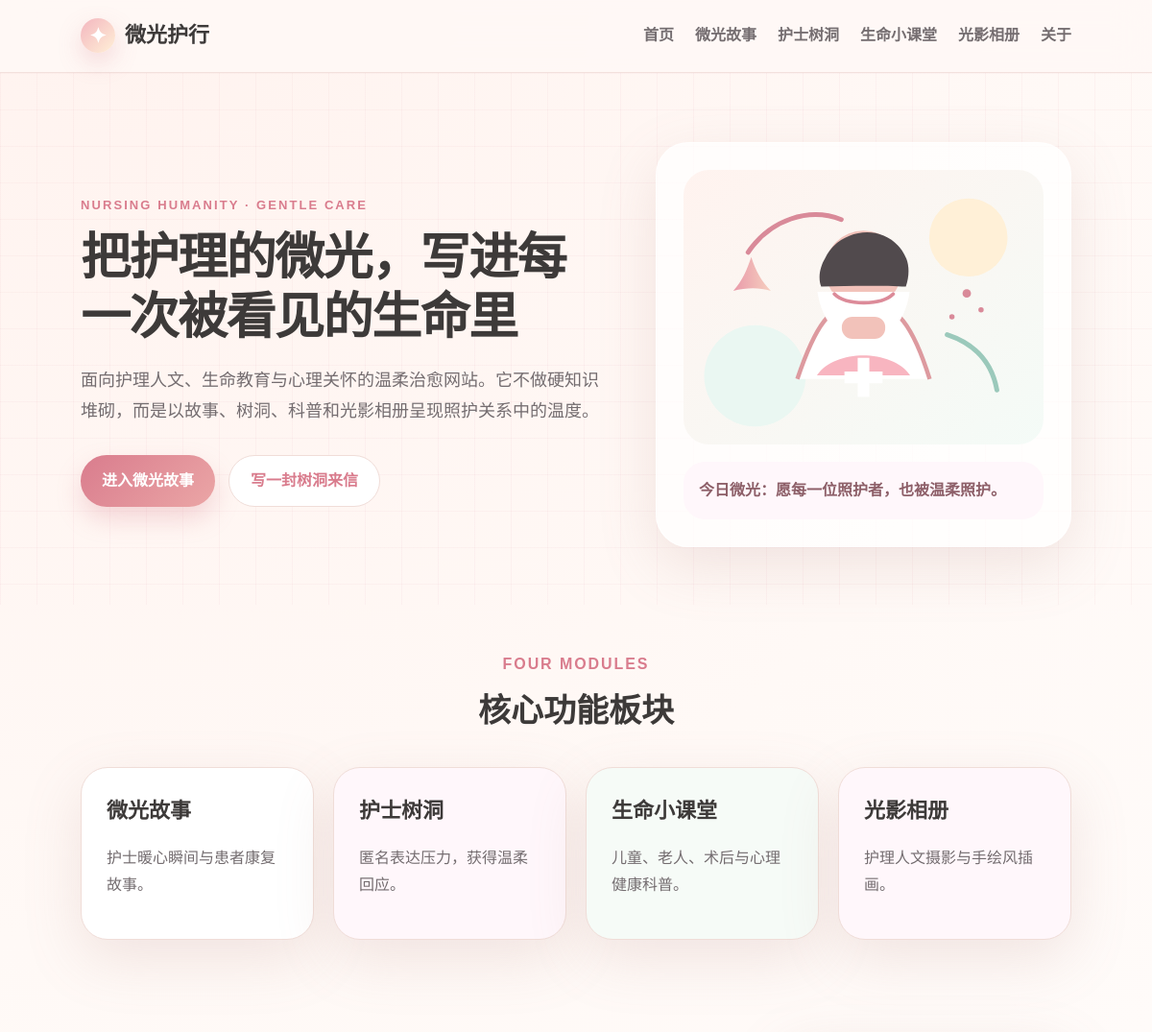
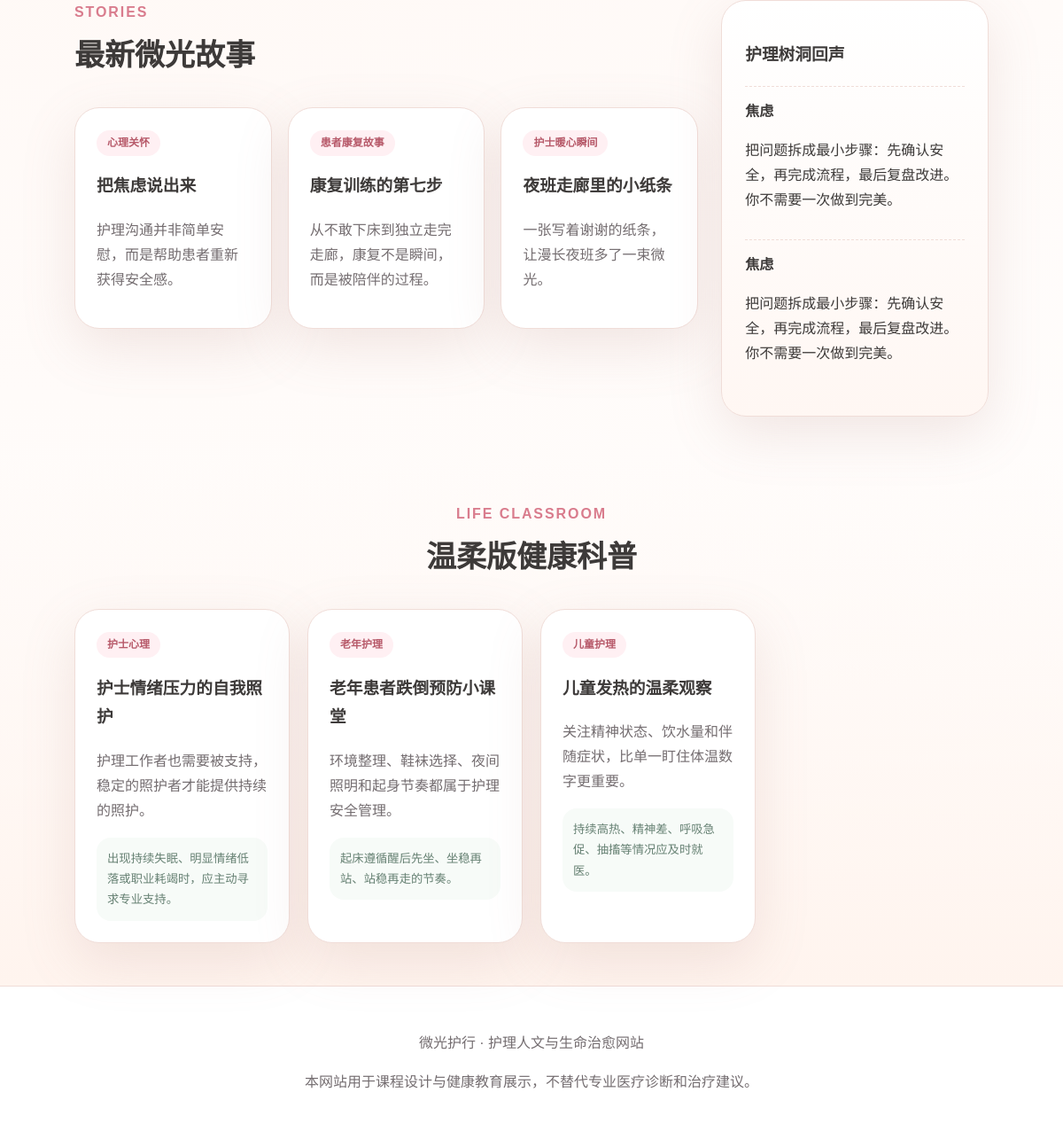
The page / on the database its author committed (2 pictures, top to bottom).
### tables this page shows
CREATE TABLE stories (
                id INTEGER PRIMARY KEY AUTOINCREMENT,
                title TEXT NOT NULL,
                category TEXT NOT NULL,
                author TEXT NOT NULL,
                summary TEXT NOT NULL,
                content TEXT NOT NULL,
                created_at TEXT NOT NULL
            );

CREATE TABLE messages (
                id INTEGER PRIMARY KEY AUTOINCREMENT,
                nickname TEXT NOT NULL,
                emotion TEXT NOT NULL,
                content TEXT NOT NULL,
                reply TEXT NOT NULL,
                created_at TEXT NOT NULL
            );

CREATE TABLE articles (
                id INTEGER PRIMARY KEY AUTOINCREMENT,
                title TEXT NOT NULL,
                category TEXT NOT NULL,
                summary TEXT NOT NULL,
                content TEXT NOT NULL,
                tips TEXT NOT NULL,
                created_at TEXT NOT NULL
            );

### app.py (the view)
@app.route("/")
def index():
    stories = query_all("SELECT * FROM stories ORDER BY id DESC LIMIT 3")
    articles = query_all("SELECT * FROM articles ORDER BY id DESC LIMIT 3")
    messages = query_all("SELECT * FROM messages ORDER BY id DESC LIMIT 2")
    return render_template("index.html", stories=stories, articles=articles, messages=messages)

### app.py (called while the page is built)
def get_db() -> sqlite3.Connection:
    if "db" not in g:
        DATA_DIR.mkdir(exist_ok=True)
        conn = sqlite3.connect(DB_PATH)
        conn.row_factory = sqlite3.Row
        g.db = conn
    return g.db

def query_all(sql: str, params: Iterable[object] = ()) -> list[sqlite3.Row]:
    return get_db().execute(sql, tuple(params)).fetchall()

### templates/index.html (shortened to what this page needs)
{% extends "base.html" %}
{% block content %}
<section class="hero soft-grid">
  <div class="hero-text">
    <p class="eyebrow">Nursing Humanity · Gentle Care</p>
    <h1>把护理的微光，写进每一次被看见的生命里</h1>
    <p class="lead">面向护理人文、生命教育与心理关怀的温柔治愈网站。它不做硬知识堆砌，而是以故事、树洞、科普和光影相册呈现照护关系中的温度。</p>
    <div class="hero-actions">
      <a class="btn primary" href="{{ url_for('stories') }}">进入微光故事</a>
      <a class="btn secondary" href="{{ url_for('treehole') }}">写一封树洞来信</a>
    </div>
  </div>
  <div class="hero-card glass">
    <img src="{{ url_for('static', filename='img/hero_nurse.svg') }}" alt="护理人文插画">
    <div class="pulse-note">今日微光：愿每一位照护者，也被温柔照护。</div>
  </div>
</section>
<section class="section">
  <div class="section-head">
    <span>Four Modules</span>
    <h2>核心功能板块</h2>
  </div>
  <div class="module-grid">
    <a class="module-card" href="{{ url_for('stories') }}"><b>微光故事</b><p>护士暖心瞬间与患者康复故事。</p></a>
    <a class="module-card" href="{{ url_for('treehole') }}"><b>护士树洞</b><p>匿名表达压力，获得温柔回应。</p></a>
    <a class="module-card" href="{{ url_for('classroom') }}"><b>生命小课堂</b><p>儿童、老人、术后与心理健康科普。</p></a>
    <a class="module-card" href="{{ url_for('gallery') }}"><b>光影相册</b><p>护理人文摄影与手绘风插画。</p></a>
  </div>
</section>
<section class="section split-section">
  <div>
    <div class="section-head left"><span>Stories</span><h2>最新微光故事</h2></div>
    <div class="story-list">
      {% for item in stories %}
      <article class="story-card">
        <span class="tag">{{ item.category }}</span>
        <h3>{{ item.title }}</h3>
        <p>{{ item.summary }}</p>
      </article>
      {% endfor %}
    </div>
  </div>
  <aside class="warm-panel">
    <h3>护理树洞回声</h3>
    {% for msg in messages %}
    <div class="mini-message"><strong>{{ msg.emotion }}</strong><p>{{ msg.reply }}</p></div>
    {% endfor %}
  </aside>
</section>
<section class="section classroom-preview">
  <div class="section-head"><span>Life Classroom</span><h2>温柔版健康科普</h2></div>
  <div class="article-grid">
    {% for article in articles %}
    <article class="article-card">
      <span class="tag">{{ article.category }}</span>
      <h3>{{ article.title }}</h3>
      <p>{{ article.summary }}</p>
      <small>{{ article.tips }}</small>
    </article>
    {% endfor %}
  </div>
</section>
{% endblock %}

### templates/base.html (shortened to what this page needs)
<!doctype html>
<html lang="zh-CN">
<head>
  <link rel="stylesheet" href="{{ url_for('static', filename='css/styles.css') }}">
</head>
<body>
  <header class="site-header">
    <a class="brand" href="{{ url_for('index') }}">
      <span class="brand-mark">✦</span>
      <span>微光护行</span>
    </a>
    <nav class="nav">
      <a href="{{ url_for('index') }}">首页</a>
      <a href="{{ url_for('stories') }}">微光故事</a>
      <a href="{{ url_for('treehole') }}">护士树洞</a>
      <a href="{{ url_for('classroom') }}">生命小课堂</a>
      <a href="{{ url_for('gallery') }}">光影相册</a>
      <a href="{{ url_for('about') }}">关于</a>
    </nav>
  </header>
  <main>
    {% block content %}{% endblock %}
  </main>
  <footer class="footer">
    <p>微光护行 · 护理人文与生命治愈网站</p>
    <p>本网站用于课程设计与健康教育展示，不替代专业医疗诊断和治疗建议。</p>
  </footer>
</body>
</html>

### static/css/styles.css (style rules this page uses)
:root { --bg:#fff9f6;--paper:#ffffff;--ink:#3d3a39;--muted:#746d70;--rose:#f3b6bf;--rose-deep:#d97c8d;--mint:#b8ded3;--sage:#8fb7a7;--lav:#c8b9e8;--cream:#fff0d7;--line:#f0ddd8;--shadow:0 20px 60px rgba(174,126,119,.17) }
* { box-sizing:border-box }
body { margin:0;font-family:"Microsoft YaHei","PingFang SC",Arial,sans-serif;background:radial-gradient(circle at 10% 0%,#fff3ef 0,#fff9f6 38%,#fff 100%);color:var(--ink);line-height:1.75 }
.site-header { position:sticky;top:0;z-index:20;display:flex;justify-content:space-between;align-items:center;padding:18px 7vw;background:rgba(255,249,246,.86);backdrop-filter:blur(18px);border-bottom:1px solid rgba(240,221,216,.8) }
.brand { display:flex;gap:10px;align-items:center;text-decoration:none;color:var(--ink);font-weight:800;font-size:22px }
.brand-mark { display:grid;place-items:center;width:36px;height:36px;border-radius:50%;background:linear-gradient(135deg,var(--rose),var(--cream));color:white;box-shadow:0 10px 24px rgba(217,124,141,.25) }
.nav { display:flex;gap:22px;flex-wrap:wrap }
.nav a { text-decoration:none;color:var(--muted);font-weight:600 }
main { min-height:70vh }
.hero { display:grid;grid-template-columns:1.12fr .88fr;gap:48px;align-items:center;padding:72px 7vw 60px }
.soft-grid { background-image:linear-gradient(rgba(217,124,141,.055) 1px,transparent 1px),linear-gradient(90deg,rgba(217,124,141,.055) 1px,transparent 1px);background-size:38px 38px }
.eyebrow { text-transform:uppercase;letter-spacing:.16em;color:var(--rose-deep);font-size:13px;font-weight:800 }
.hero h1,.page-hero h1 { font-size:52px;line-height:1.18;margin:10px 0 20px;letter-spacing:-1.5px }
.lead { font-size:18px;color:var(--muted);max-width:720px }
.hero-actions { display:flex;gap:14px;margin-top:30px }
.btn { display:inline-flex;align-items:center;justify-content:center;border:none;border-radius:999px;padding:12px 22px;text-decoration:none;font-weight:800;cursor:pointer;transition:.22s }
.btn.primary { background:linear-gradient(135deg,var(--rose-deep),#eba6a6);color:white;box-shadow:0 12px 26px rgba(217,124,141,.28) }
.btn.secondary { background:white;color:var(--rose-deep);border:1px solid var(--line) }
.glass { background:rgba(255,255,255,.72);border:1px solid rgba(255,255,255,.7);border-radius:34px;box-shadow:var(--shadow);padding:28px }
.hero-card img { width:100%;display:block }
.pulse-note { margin-top:18px;background:#fff7fb;border-radius:22px;padding:16px;color:#8d5f68;font-weight:700 }
.section { padding:48px 7vw }
.section-head { text-align:center;margin-bottom:28px }
.section-head.left { text-align:left }
.section-head span { color:var(--rose-deep);font-weight:800;letter-spacing:.12em;text-transform:uppercase }
.section-head h2 { font-size:34px;margin:5px 0 }
.module-grid,.article-grid,.gallery-grid { display:grid;grid-template-columns:repeat(4,1fr);gap:20px }
.module-card,.article-card,.story-card,.wide-card,.form-card,.message-card,.photo-card,.warm-panel { background:var(--paper);border:1px solid var(--line);border-radius:28px;box-shadow:var(--shadow) }
.module-card { min-height:174px;padding:26px;text-decoration:none;color:var(--ink);transition:.25s }
.module-card:nth-child(2n) { background:#fff7fb }
.module-card:nth-child(3n) { background:#f6fbf7 }
.module-card b { font-size:22px }
.module-card p,.article-card p,.story-card p,.wide-card p,.photo-card p { color:var(--muted) }
.split-section { display:grid;grid-template-columns:1.4fr .6fr;gap:26px;align-items:start }
.story-list { display:grid;grid-template-columns:repeat(3,1fr);gap:18px }
.story-card,.article-card { padding:24px }
.tag { display:inline-flex;border-radius:999px;background:#fff0f3;color:#b75a6a;padding:4px 12px;font-size:12px;font-weight:800 }
.warm-panel { padding:26px;background:linear-gradient(180deg,#fff,#fff7f3) }
.mini-message { padding:14px 0;border-top:1px dashed var(--line) }
.classroom-preview { background:linear-gradient(180deg,transparent,#fff4ee) }
.article-card small { display:block;background:#f7fbf8;border-radius:16px;padding:12px;color:#668173 }
.footer { padding:34px 7vw;text-align:center;color:var(--muted);border-top:1px solid var(--line);background:white }

### rows shown on the page
stories: category "心理关怀", title "把焦虑说出来", summary "护理沟通并非简单安慰，而是帮助患者重新获得安全感。"
stories: category "患者康复故事", title "康复训练的第七步", summary "从不敢下床到独立走完走廊，康复不是瞬间，而是被陪伴的过程。"
stories: category "护士暖心瞬间", title "夜班走廊里的小纸条", summary "一张写着谢谢的纸条，让漫长夜班多了一束微光。"
messages: emotion "焦虑", reply "把问题拆成最小步骤：先确认安全，再完成流程，最后复盘改进。你不需要一次做到完美。"
messages: emotion "焦虑", reply "把问题拆成最小步骤：先确认安全，再完成流程，最后复盘改进。你不需要一次做到完美。"
articles: category "护士心理", title "护士情绪压力的自我照护", summary "护理工作者也需要被支持，稳定的照护者才能提供持续的照护。", tips "出现持续失眠、明显情绪低落或职业耗竭时，应主动寻求专业支持。"
articles: category "老年护理", title "老年患者跌倒预防小课堂", summary "环境整理、鞋袜选择、夜间照明和起身节奏都属于护理安全管理。", tips "起床遵循醒后先坐、坐稳再站、站稳再走的节奏。"
articles: category "儿童护理", title "儿童发热的温柔观察", summary "关注精神状态、饮水量和伴随症状，比单一盯住体温数字更重要。", tips "持续高热、精神差、呼吸急促、抽搐等情况应及时就医。"
